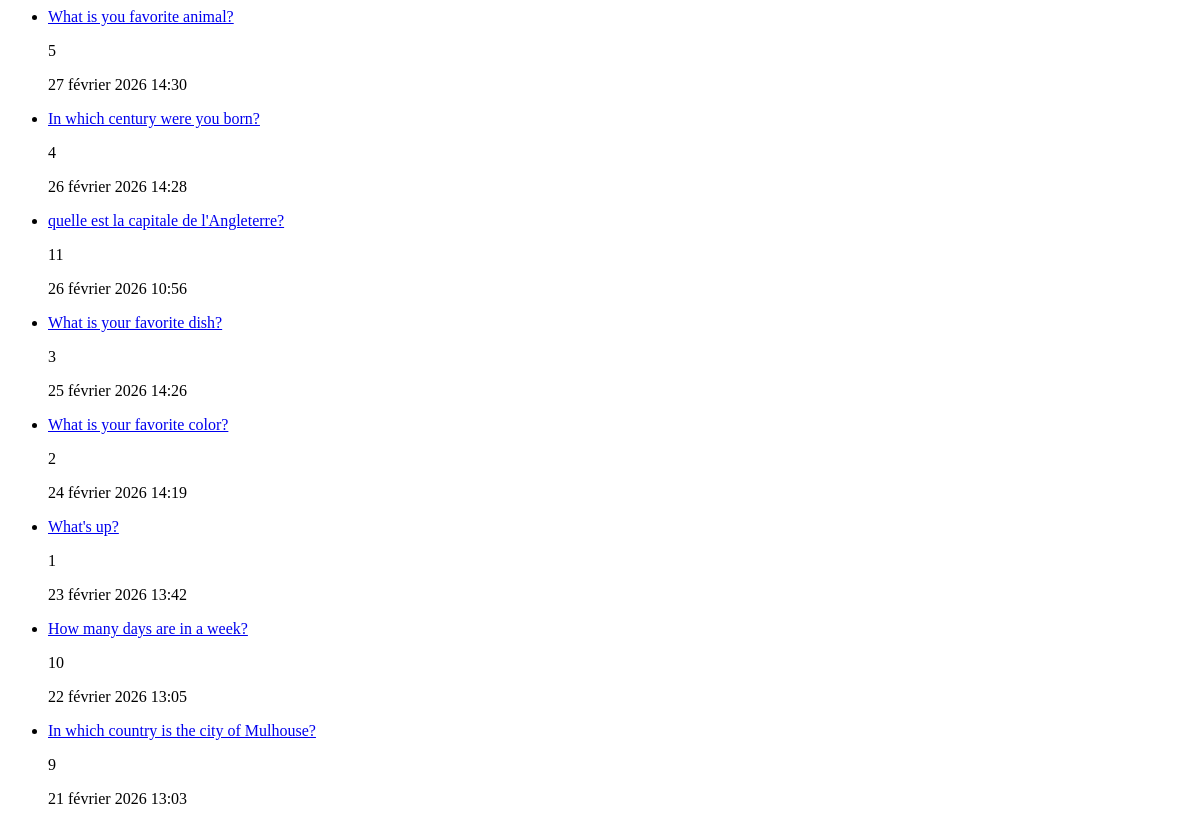
Page /polls/all/ on the earlier database version.
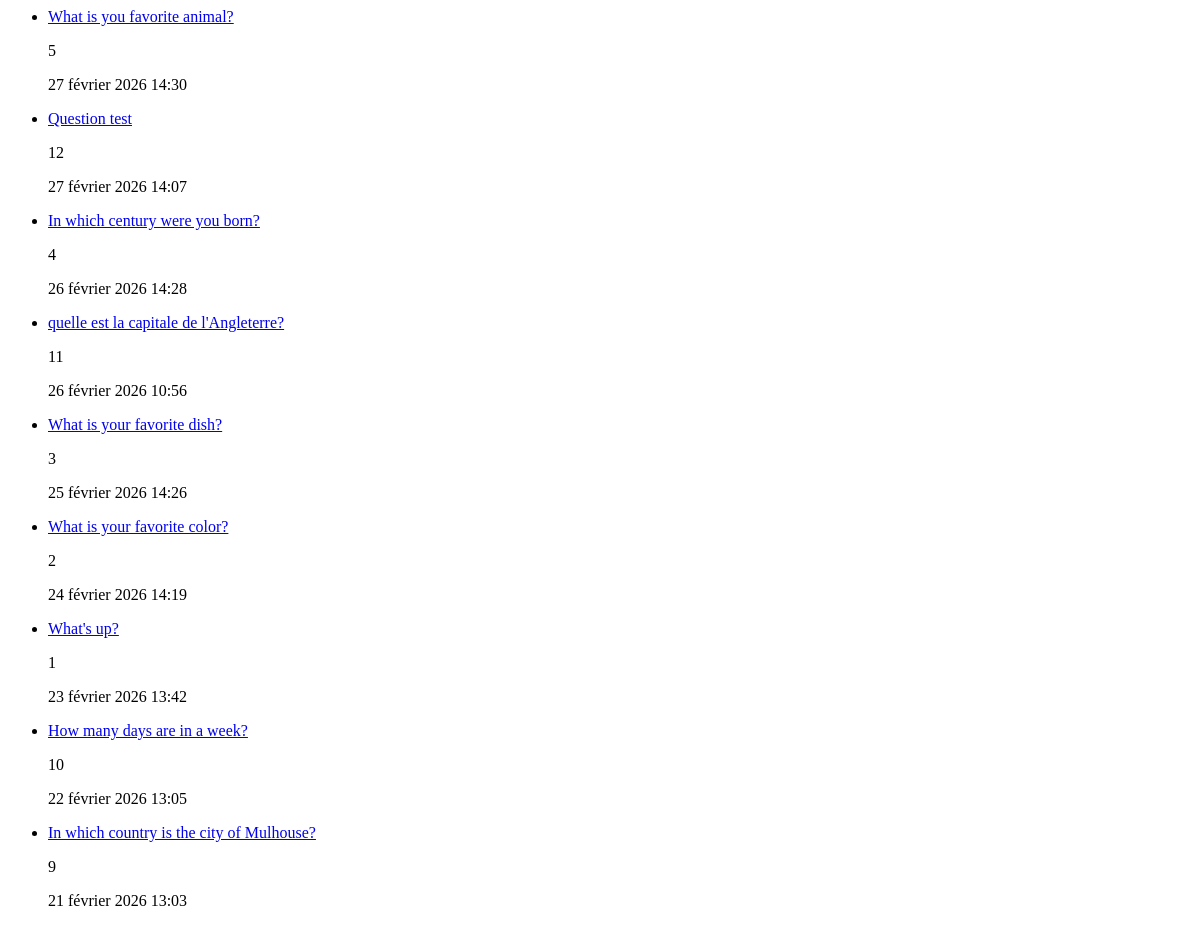
Same page on the later database version.
### polls/models.py (models this page shows, shortened)
class Question(models.Model):
    question_text: models.CharField = models.CharField(max_length=200)
    pub_date: models.DateTimeField = models.DateTimeField("date published")

### polls/views.py (the view)
# urls.py: path("all/", views.AllView.as_view(), name="all"),
class AllView(generic.ListView):
    template_name = "polls/all.html"
    context_object_name = "latest_question_list"
    def get_queryset(self):
        return Question.objects.order_by("-pub_date")

### polls/templates/polls/all.html
{% if latest_question_list %}
    <ul>
    {% for question in latest_question_list %}
        <li><a href="{% url 'polls:frequency' question.id %}">{{ question.question_text }}</a><p>{{question.id}}</p><p>{{ question.pub_date }}</p></li>
    {% endfor %}
    </ul>
{% else %}
    <p>No polls are available.</p>
{% endif %}

Differences in the rows shown:
added Question: question_text "Question test", id "12", pub_date "27 février 2026 14:07"
